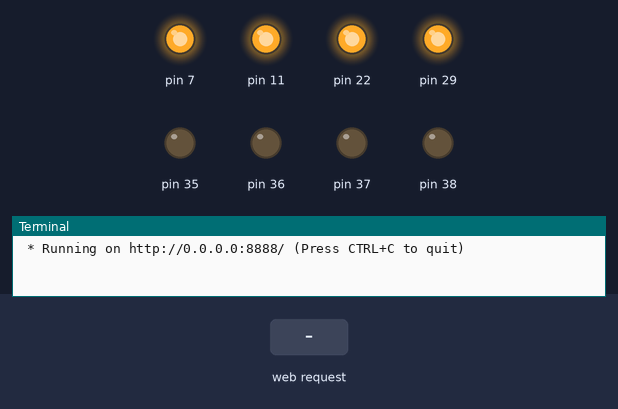
A program run on a simulated Raspberry Pi (header pin numbers). Parts: output pins drawn as LEDs (lit = HIGH), the last lines printed to the terminal. The test bench sets the inputs (shaded band). The clock reads 2024-03-15 10:24:30 at power-on unless the program sets it.

Above: at 1.2 s.
1.3 s: HTTP request for /handle received with the fields type=backward
At 1.9 s:
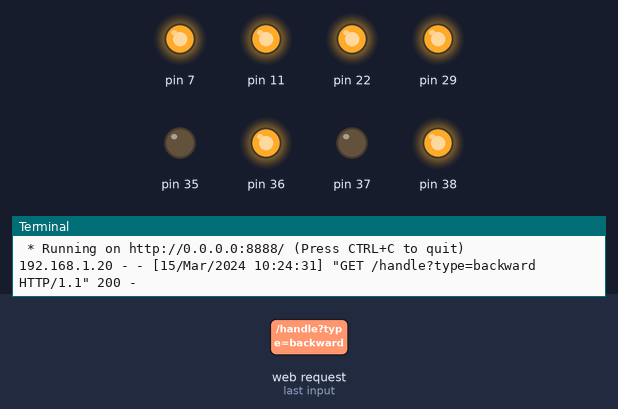
2.8 s: HTTP request for /handle received with the fields type=forward
At 4.2 s:
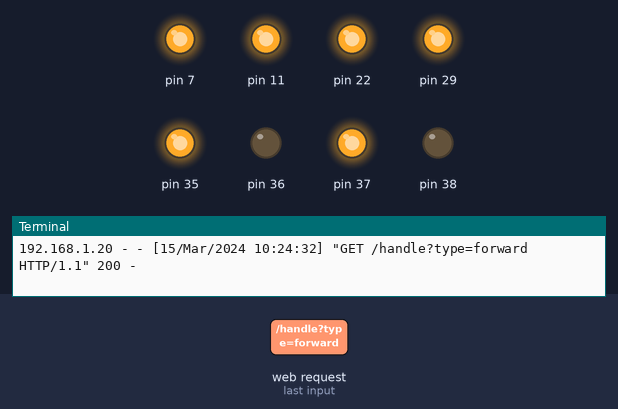
Timing chart, 0 to 5.8 s (numbered marks = the images above; inputs shaded):
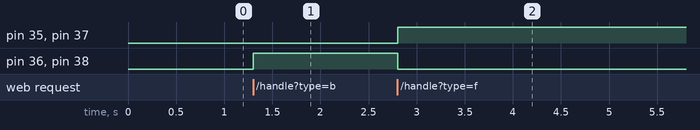

Measured:
- after the input at 1.3 s, pin 36, pin 38: LOW → HIGH at once
- after the input at 2.8 s, pin 35, pin 37: LOW → HIGH at once; pin 36, pin 38: HIGH → LOW at once

The program:

app.py
```python
# -*- coding: utf-8 -*
from flask import Flask, render_template, request, abort
from car import Car
from config import WEB_PORT

app = Flask(__name__)

car = Car()

handle_map = {
    'forward': car.forward,
    'left': car.left,
    'right': car.right,
    'pause': car.stop,
    'backward': car.backward,
}


@app.route('/', methods=['GET'])
def main_page():
    return render_template("index.html")


@app.route('/handle', methods=['GET'])
def handle():
    try:
        # 获取GET参数
        operation = request.args.get('type', '')
    except ValueError:
        abort(404)  # 返回 404
    else:
        if operation in handle_map.iterkeys():
            handle_map[operation]()
        else:
            abort(404)
    return 'ok'


if __name__ == '__main__':
    app.run(host="0.0.0.0", port=WEB_PORT, debug=False)
```

car.py
```python
import RPi.GPIO as gpio
import config as c


class Wheel(object):
    def __init__(self, in_pin1, in_pin2, enable_pin1, enable_pin2):
        '''
        :param in_pin1 in_pin2: IN1 IN2 or IN3 IN4
        :param enable_pin1 enable_pin2: ENA or ENB
        '''
        self.pin1 = in_pin1
        self.pin2 = in_pin2

        # setup I/O OUT
        gpio.setup(in_pin1, gpio.OUT)
        gpio.setup(in_pin2, gpio.OUT)
        gpio.setup(enable_pin1, gpio.OUT)
        gpio.setup(enable_pin2, gpio.OUT)

        # enable
        gpio.output(enable_pin1, True)
        gpio.output(enable_pin2, True)

    def forward(self):
        gpio.output(self.pin1, True)
        gpio.output(self.pin2, False)

    def backward(self):
        gpio.output(self.pin1, False)
        gpio.output(self.pin2, True)

    def stop(self):
        gpio.output(self.pin1, False)
        gpio.output(self.pin2, False)

    def forward_slow(self):
        pass

    def backward_slow(self):
        pass


class Car(object):
    def __init__(self):
        gpio.setmode(gpio.BOARD)

        self.left_wheel = Wheel(c.PIN_IO_IN1, c.PIN_IO_IN2, c.PIN_ENABLE_A1, c.PIN_ENABLE_A2)
        self.right_wheel = Wheel(c.PIN_IO_IN3, c.PIN_IO_IN4, c.PIN_ENABLE_B1, c.PIN_ENABLE_B2)

    def forward(self):
        self.left_wheel.forward()
        self.right_wheel.forward()

    def backward(self):
        self.left_wheel.backward()
        self.right_wheel.backward()

    def left(self):
        self.left_wheel.stop()
        self.right_wheel.forward()

    def right(self):
        self.left_wheel.forward()
        self.right_wheel.stop()

    def stop(self):
        self.left_wheel.stop()
        self.right_wheel.stop()

    def shutdown(self):
        self.stop()
        gpio.cleanup()
```

config.py
```python
# -*- coding: utf-8 -*-


PIN_ENABLE_A1 = 7
PIN_ENABLE_A2 = 11

PIN_ENABLE_B1 = 22
PIN_ENABLE_B2 = 29

PIN_IO_IN1 =35
PIN_IO_IN2 = 36

PIN_IO_IN3 = 37
PIN_IO_IN4 = 38

# web listen port
WEB_PORT = 8888
```
